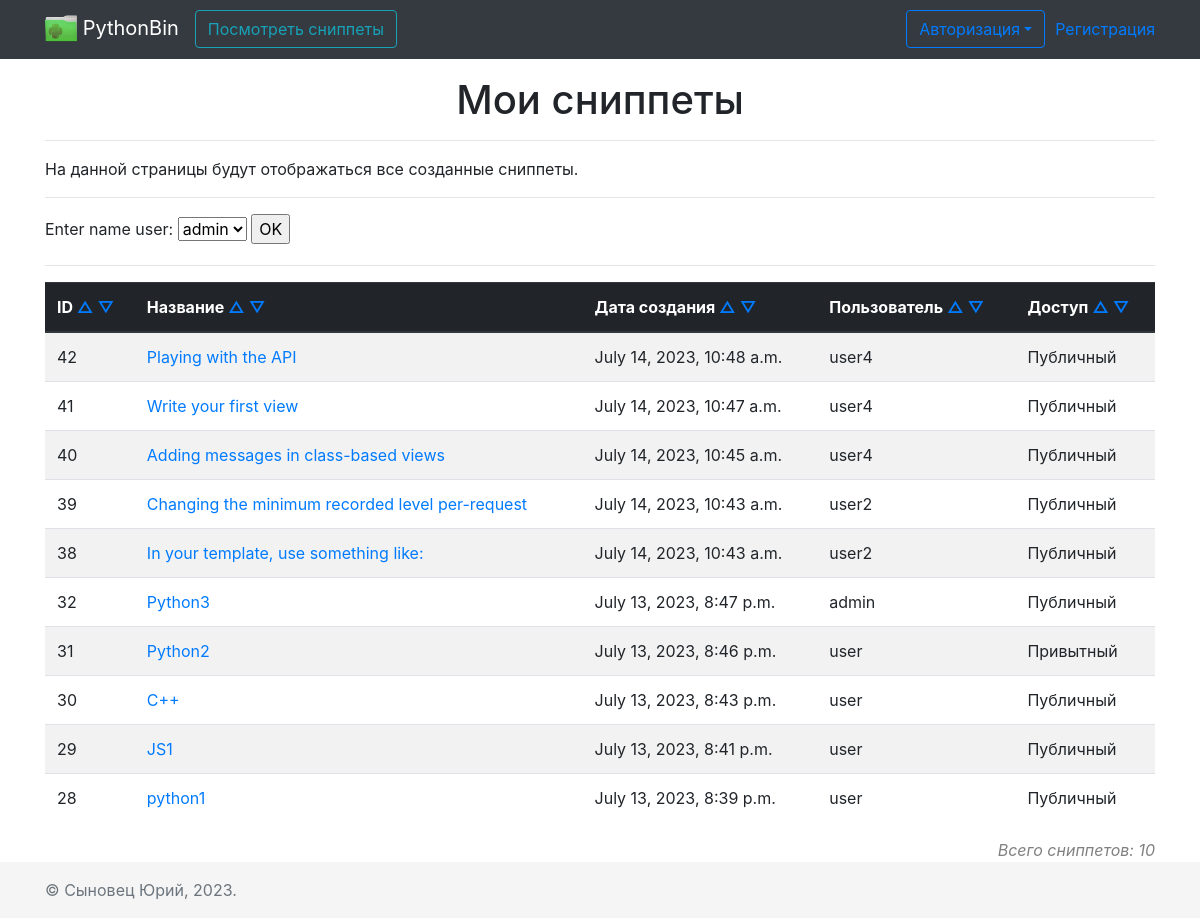
Screenshot of /listsort?sort=id&abc=0 with the database file from the repository.
### MainApp/models.py (models this page shows, shortened)
class Snippet(models.Model):
    name = models.CharField(max_length=100)
    lang = models.CharField(max_length=30, choices=LTNGS)
    code = models.TextField(max_length=5000)
    creation_date = models.DateTimeField(auto_now=True)
    user = models.ForeignKey(to=User, on_delete=models.CASCADE, blank=True, null=True)
    public = models.BooleanField(default=True)

### MainApp/views.py (the view)
# urls.py: path('listsort', views.listsort, name='listsort'),
def listsort(request):
    colum = request.GET.get('sort')
    abc = int(request.GET.get('abc'))
    user = request.GET.get('user')
    if user:
        snippets = Snippet.objects.filter(user=user)
    else:
        snippets = Snippet.objects.all().order_by(colum)
    if abc:
        snippets = snippets.order_by(colum)
    else:
        snippets = snippets.order_by(f'-{colum}')
    users = User.objects.all()
    context = {'pagename': 'Мои сниппеты',
               'snippets': snippets,
               'user': user,
               'users': users}
    return render(request, 'pages/view_snippets.html', context)

### templates/pages/view_snippets.html (shortened to what this page needs)
{% extends "base.html" %}
{% load static %}
{% block content %}
<div class="container">
    <div class="row">
        <div class="col text-center">
            <h1>{{ pagename }}</h1>
            <hr>
        </div>
    </div>
    <div class="row">
        <div class="col">
            <p>На данной страницы будут отображаться все созданные сниппеты.</p>
            <hr>
        </div>
    </div>
    <div class="row">
        <div class="col">
            <form action="{% url 'snippet-user-sort' %}" method="post">
                <label for="team_name">Enter name user: </label>
                <select id="team_name" name="sort_user">
                    {% for user in users %}
                        <option value="{{ user }}">{{ user }}</option>
                    {% endfor %}
                </select>
              <input type="submit" value="OK" />
            </form>
            <hr>
        </div>
    </div>
    <div class="row">
        <div class="col">
            <table class="table table-striped">
                <thead class="thead-dark">
                <tr>
                    <th scope="col">ID
                        <a href="/listsort?sort=id&abc=1">△</a>
                        <a href="/listsort?sort=id&abc=0">▽</a>
                    </th>
                    <th scope="col">Название
                        <a href="/listsort?sort=name&abc=1">△</a>
                        <a href="/listsort?sort=name&abc=0">▽</a>
                    </th>
                    <th scope="col">Дата создания
                        <a href="/listsort?sort=creation_date&abc=1">△</a>
                        <a href="/listsort?sort=creation_date&abc=0">▽</a>
                    </th>
                    <th scope="col">Пользователь
                        <a href="/listsort?sort=user&abc=1">△</a>
                        <a href="/listsort?sort=user&abc=0">▽</a>
                    </th>
                    <th scope="col">Доступ
                        <a href="/listsort?sort=public&abc=1">△</a>
                        <a href="/listsort?sort=public&abc=0">▽</a>
                    </th>
                </tr>
                </thead>
                <tbody>
                {% for snippet in snippets %}
                <tr>
                    <td scope="row">{{ snippet.id }}</td>
                    <td>
                        <a href="{% url 'snippet-detail' id=snippet.id %}">{{ snippet.name }}</a>
                    </td>
                    <td>{{ snippet.creation_date }}</td>
                    <td>{{ snippet.user }}</td>
                    {% if snippet.public %}
                        <td>Публичный</td>
                    {% else %}
                        <td>Привытный</td>
                    {% endif %}
                </tr>
                {% endfor %}
                </tbody>
            </table>
            <div align="right">
                <i style="color: gray;">Всего сниппетов: {{ snippets.count }}</i>
            </div>
        </div>
    </div>
</div>
{% endblock %}

### templates/base.html (style rules this page uses)
main > .container { padding: 60px 15px 0; }

### rows the page displays
Snippet: id "42", name "Playing with the API", creation_date "July 14, 2023, 10:48 a.m.", user "user4", public "Публичный"
Snippet: id "41", name "Write your first view", creation_date "July 14, 2023, 10:47 a.m.", user "user4", public "Публичный"
Snippet: id "40", name "Adding messages in class-based views", creation_date "July 14, 2023, 10:45 a.m.", user "user4", public "Публичный"
Snippet: id "39", name "Changing the minimum recorded level per-request", creation_date "July 14, 2023, 10:43 a.m.", user "user2", public "Публичный"
Snippet: id "38", name "In your template, use something like:", creation_date "July 14, 2023, 10:43 a.m.", user "user2", public "Публичный"
Snippet: id "32", name "Python3", creation_date "July 13, 2023, 8:47 p.m.", user "admin", public "Публичный"
Snippet: id "31", name "Python2", creation_date "July 13, 2023, 8:46 p.m.", user "user", public "Привытный"
Snippet: id "30", name "C++", creation_date "July 13, 2023, 8:43 p.m.", user "user", public "Публичный"
Snippet: id "29", name "JS1", creation_date "July 13, 2023, 8:41 p.m.", user "user", public "Публичный"
Snippet: id "28", name "python1", creation_date "July 13, 2023, 8:39 p.m.", user "user", public "Публичный"

### other values shown
{{ pagename }} "Мои сниппеты"
{{ snippets.count }} "10"
form field sort_user "admin"
